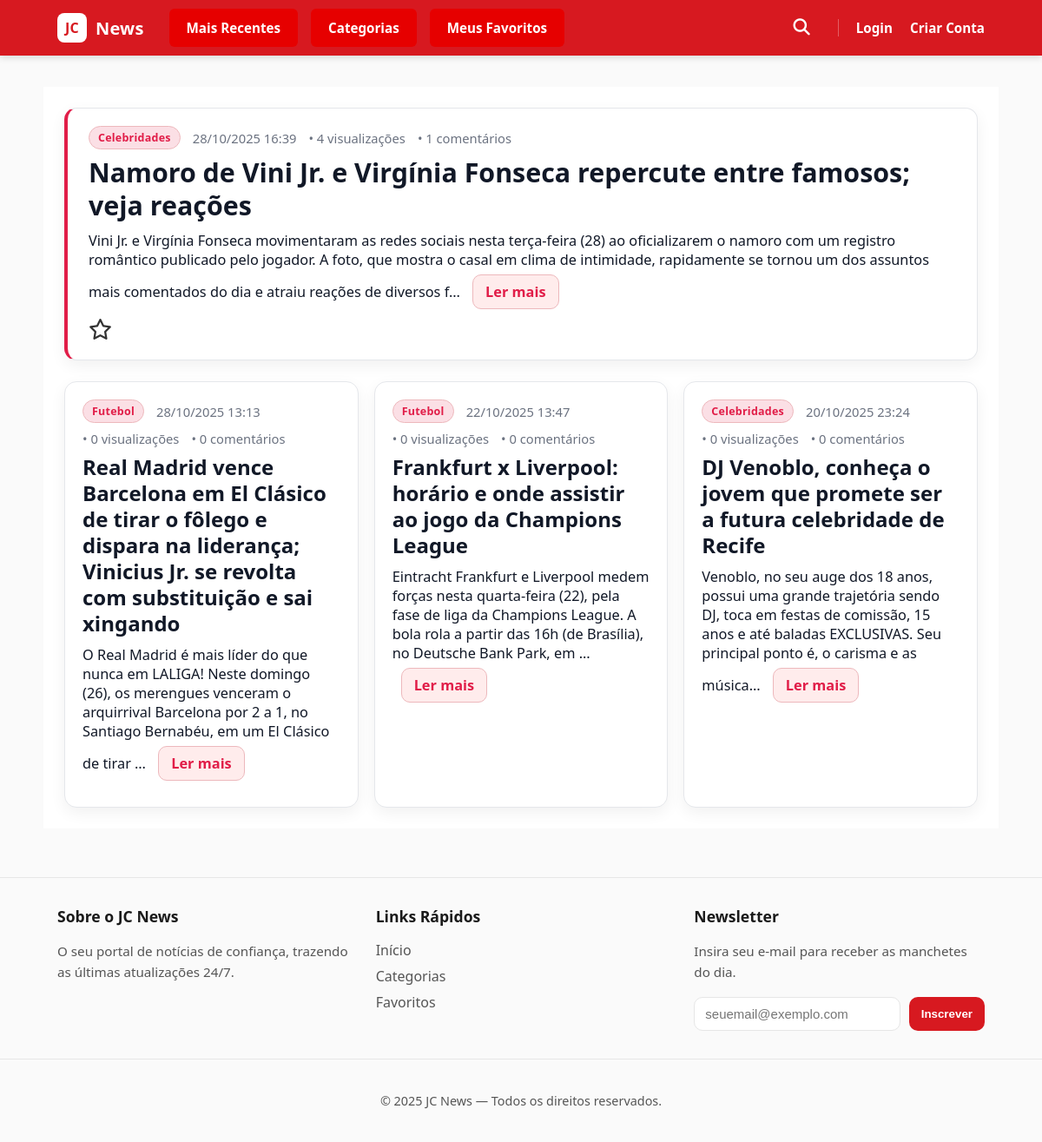
/, run on an earlier commit of the app's database.
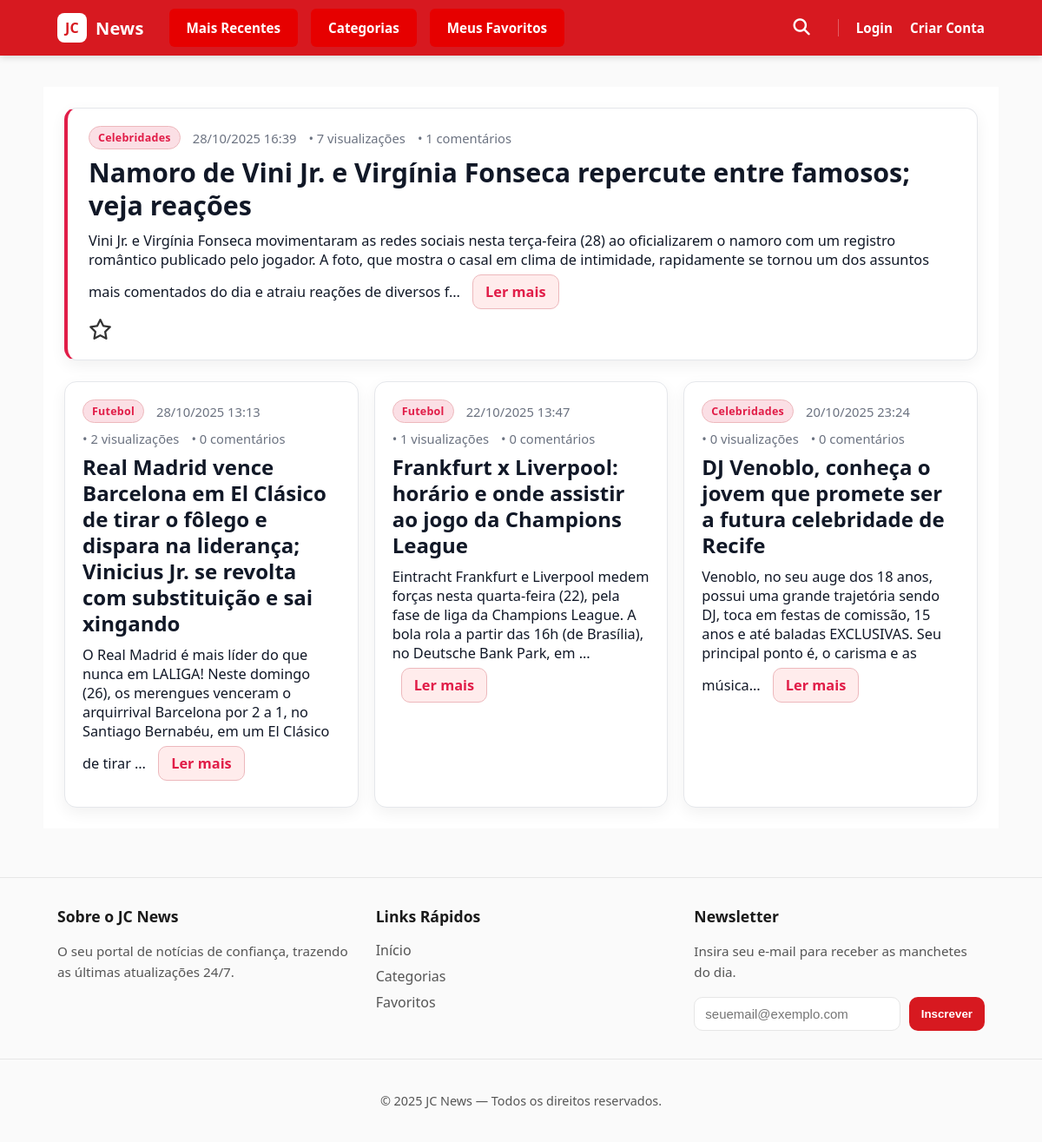
And on a later commit of the database.
### app1/models.py (models this page shows, shortened)
class Noticia(models.Model):
    titulo = models.CharField(max_length=255)
    conteudo = models.TextField()
    data_publicacao = models.DateTimeField(auto_now_add=True)
    categoria = models.ForeignKey(
        Categoria, on_delete=models.SET_NULL, null=True, blank=True, related_name='noticias'
    )
    visualizacoes = models.PositiveIntegerField(default=0)
    favoritos = models.ManyToManyField(
        User,
        related_name='noticias_favoritas',
        blank=True
    )
    usuarios_que_visitaram = models.ManyToManyField(
        User,
        related_name='noticias_visualizadas',
        blank=True
    )

class Categoria(models.Model):
    nome = models.CharField(max_length=100, unique=True)

### app1/views.py (the view)
# urls.py: path("", HomeView.as_view(), name="home"),
class HomeView(View):
    def get(self, request):
        noticias = Noticia.objects.order_by('-data_publicacao')
        favoritos_ids = []
        if request.user.is_authenticated:
            favoritos_ids = request.user.noticias_favoritas.values_list('id', flat=True)
        context = {
            "form": SubscriptionForm(),
            "noticias": noticias,
            "favoritos_ids": favoritos_ids,
        }
        return render(request, "app1/home.html", context)

### app1/forms.py
class SubscriptionForm(forms.ModelForm):
    class Meta:
        model = NewsletterSubscription
        fields = ["email"]
        widgets = {
            "email": forms.EmailInput(
                attrs={
                    "placeholder": "seuemail@exemplo.com",
                    "required": True,
                    "class": "form-control",
                }
            )
        }

### app1/templates/app1/home.html (shortened to what this page needs)
{% extends 'app1/base.html' %}
{% load static %}
{% block content %}
<link rel="stylesheet" href="{% static 'app1/css/news.css' %}">
<section class="container">
  {% if query %}
    <h1>Resultados para “{{ query }}”</h1>
    {% if results and results|length %}
      <ul>
        {% for r in results %}
          <li>{{ r }}</li>
        {% endfor %}
      </ul>
    {% else %}
      <p>Nenhum resultado encontrado.</p>
    {% endif %}
  {% else %}
    {% if noticias %}
      {% with noticia_principal=noticias.0 %}
        <article class="noticia noticia--principal" id="noticia-{{ noticia_principal.id }}">
          <header class="noticia__cabecalho">
            {% if noticia_principal.categoria %}
              <span class="noticia__categoria">{{ noticia_principal.categoria.nome }}</span>
            {% endif %}
            <time datetime="{{ noticia_principal.data_publicacao|date:'c' }}">
              {{ noticia_principal.data_publicacao|date:"d/m/Y H:i" }}
            </time>
            <span>• {{ noticia_principal.visualizacoes }} visualizações</span>
            <span>• {{ noticia_principal.comentarios.count }} comentários</span>
          </header>
          <h2 class="noticia__titulo">{{ noticia_principal.titulo }}</h2>
          <div class="noticia__conteudo">
            {{ noticia_principal.conteudo|truncatechars:300 }}
            <a class="ler__mais" href="{% url 'app1:detalhe_noticia' noticia_principal.pk %}">Ler mais</a>
          </div>
          <div class="noticia__acoes">
              <form action="{% url 'app1:favoritar_noticia_view' noticia_principal.pk %}" method="POST" style="display:inline;">
                <button type="submit" class="btn-favorito {% if noticia_principal.id in favoritos_ids %}favoritado{% endif %}" aria-label="Favoritar">
                  {% if noticia_principal.id in favoritos_ids %}
                    <i class="fa-solid fa-star"></i>
                  {% else %}
                    <i class="fa-regular fa-star"></i>
                  {% endif %}
                </button>
              </form>
          </div>
        </article>
      {% endwith %}
      <section class="grid-noticias" aria-label="Mais notícias">
        {% for noticia in noticias|slice:"1:" %}
          <article class="noticia" id="noticia-{{ noticia.id }}">
            <header class="noticia__cabecalho">
              {% if noticia.categoria %}
                <span class="noticia__categoria">{{ noticia.categoria.nome }}</span>
              {% endif %}
              <time datetime="{{ noticia.data_publicacao|date:'c' }}">
                {{ noticia.data_publicacao|date:"d/m/Y H:i" }}
              </time>
              <span>• {{ noticia.visualizacoes }} visualizações</span>
              <span>• {{ noticia.comentarios.count }} comentários</span>
            </header>
            <h3 class="noticia__titulo">{{ noticia.titulo }}</h3>
            <div class="noticia__conteudo">
              {{ noticia.conteudo|truncatechars:180 }}
              <a class="ler__mais" href="{% url 'app1:detalhe_noticia' noticia.pk %}">Ler mais</a>
            </div>
          </article>
        {% endfor %}
      </section>
    {% else %}
      <h1>Bem-vindo ao site do Jc desenvolvido pelo grupo 13</h1>
      <p>Assim que os models de notícia estiverem prontos, listaremos aqui.</p>
    {% endif %}
  {% endif %}
</section>
{% endblock %}

### app1/templates/app1/base.html (shortened to what this page needs)
{% load static %}
<!DOCTYPE html>
<html lang="pt-br">
<head>
  <link rel="stylesheet" href="{% static 'app1/css/style.css' %}">
  <link rel="stylesheet" href="https://cdnjs.cloudflare.com/ajax/libs/font-awesome/6.5.1/css/all.min.css">
  <link rel="stylesheet" href="https://cdn.jsdelivr.net/npm/bootstrap-icons@1.11.3/font/bootstrap-icons.min.css">
</head>
<body>
  <header class="site-header">
    <div class="header-container header-content container">
      <a href="{% url 'app1:home' %}" class="brand" aria-label="Página Inicial">
        <span class="logo-mark">JC</span>
        <span class="logo-text">News</span>
      </a>
      <nav class="main-nav">
        <a class="nav-btn" href="{% url 'app1:home' %}">Mais Recentes</a>
        <a class="nav-btn" href="{% url 'app1:categorias' %}">Categorias</a>
        <a class="nav-btn" href="{% url 'app1:meus_favoritos' %}">Meus Favoritos</a>
      </nav>
      <div class="header-actions">
        <div class="search-wrapper">
          <button id="search-toggle" class="search-icon-btn" aria-label="Abrir busca">
            <i class="fa fa-search"></i>
          </button>
        </div>
        <div class="user-auth-links">
          {% if user.is_authenticated %}
            <span class="welcome-message">Olá, {{ user.username }}!</span>
            <form action="{% url 'logout' %}" method="post" class="logout-form" title="Sair">
              {% csrf_token %}
              <button type="submit" class="auth-link logout-link" aria-label="Sair">
                <i class="fa-solid fa-right-from-bracket"></i>
              </button>
            </form>
          {% else %}
            <a href="{% url 'login' %}" class="auth-link">Login</a>
            <a href="{% url 'register' %}" class="auth-link register-link">Criar Conta</a>
          {% endif %}
        </div>
      </div>
    </div>
  </header>
  <main class="container page-content">
    {% block content %}{% endblock %}
  </main>
  <footer class="site-footer">
    <div class="footer-container container">
      <div class="footer-col">
        <h4>Sobre o JC News</h4>
        <p>O seu portal de notícias de confiança, trazendo as últimas atualizações 24/7.</p>
      </div>
      <div class="footer-col">
        <h4>Links Rápidos</h4>
        <ul class="footer-links">
          <li><a href="{% url 'app1:home' %}">Início</a></li>
          <li><a href="{% url 'app1:categorias' %}">Categorias</a></li>
          <li><a href="{% url 'app1:meus_favoritos' %}">Favoritos</a></li>
        </ul>
      </div>
      <div class="footer-col">
        <h4>Newsletter</h4>
        <p>Insira seu e-mail para receber as manchetes do dia.</p>
        {% if form %}
          <form action="{% url 'app1:subscribe' %}" method="post" class="footer-subscribe-form">
            {{ form.email }}
            <button type="submit" class="btn-primary">Inscrever</button>
          </form>
        {% endif %}
      </div>
    </div>
    <div class="footer-bottom">
      <p>&copy; {% now "Y" %} JC News — Todos os direitos reservados.</p>
    </div>
  </footer>
</body>
</html>

### app1/static/app1/css/style.css (style rules this page uses)
:root { --red:#d71920; --red-dark:#b1151b; --bg:#ffffff; --ink:#1a1a1a; --ink-weak:#555; --border:#e6e6e6; --bg-soft: #fafafa; }
* { box-sizing:border-box }
html,body { margin:0;padding:0;background:var(--bg-soft);color:var(--ink);font-family:system-ui,-apple-system,Segoe UI,Roboto,Ubuntu,Cantarell,"Helvetica Neue",Arial,sans-serif; min-height: 100vh; display: flex; flex-direction: column; }
.container { max-width:1100px;margin:0 auto;padding:0 16px }
a { text-decoration: none; }
.site-header { background:var(--red);color:#fff;position:sticky;top:0;z-index:100; box-shadow: 0 2px 8px rgba(0,0,0,.15); }
.header-content { display:flex;align-items:center;justify-content:space-between;height:64px; gap: 1.5rem; }
.brand { display:flex;align-items:center;gap:10px;text-decoration:none;color:#fff;font-weight:700;letter-spacing:.2px }
.logo-mark { display:inline-grid;place-items:center;width:34px;height:34px;border-radius:8px;background:#fff;color:var(--red);font-weight:900 }
.logo-text { font-size:20px }
.main-nav { display: flex; gap: 5px; }
.nav-btn { display: inline-block; padding: 10px 18px; margin: 0 5px; background-color: #e60000; color: #fff; font-weight: 600; font-size: 0.95rem; text-decoration: none; border-radius: 6px; transition: all 0.25s ease-in-out; border: 2px solid transparent; }
.header-actions { display: flex; align-items: center; gap: 1.5rem; margin-left: auto; }
.user-auth-links { display: flex; align-items: center; gap: 1.25rem; padding-left: 1.25rem; border-left: 1px solid rgba(255,255,255,.3); font-size: 0.95rem; font-weight: 500; }
.user-auth-links .auth-link { color: #fff; text-decoration: none; font-weight: 600; white-space: nowrap; }
.page-content { padding:24px 0; flex-grow: 1; }
.btn-primary { padding:10px 14px;border:none;border-radius:10px;background:var(--red);color:#fff;font-weight:600;cursor:pointer }
.site-footer { border-top:1px solid var(--border); padding: 32px 0 0 0; background:var(--bg-soft); color:var(--ink-weak); margin-top: 32px; }
.footer-container { display: grid; grid-template-columns: repeat(auto-fit, minmax(250px, 1fr)); gap: 2rem; }
.footer-col h4 { font-size: 1.1rem; font-weight: 700; color: var(--ink); margin-top: 0; margin-bottom: 1rem; }
.footer-col p { font-size: 0.95rem; margin-bottom: 1rem; line-height: 1.6; }
.footer-links { list-style: none; padding: 0; margin: 0; }
.footer-links li { margin-bottom: 0.5rem; }
.footer-links a { color: var(--ink-weak); text-decoration: none; }
.footer-subscribe-form { display: grid; grid-template-columns: 1fr auto; gap: 10px; margin-top: 1rem; }
.footer-subscribe-form input[type="email"] { padding: 10px 12px; border: 1px solid var(--border); border-radius: 10px; font-size: 15px; width: 100%; background: var(--bg); color: var(--ink); }
.footer-bottom { border-top: 1px solid var(--border); margin-top: 2rem; padding: 1.5rem 1.5rem; text-align: center; font-size: 0.9rem; color: var(--ink-weak); }
.search-wrapper { position: relative; display: flex; align-items: center; }
.search-icon-btn { background: none; border: none; color: #fff; cursor: pointer; font-size: 1.2rem; padding: 8px; transition: transform 0.2s ease; }

What changed in the data, as far as the page shows it:
changed Noticia "Namoro de Vini Jr. e Virgínia Fonseca repercute entre famosos; veja reações": visualizacoes "4" → "7"
changed Noticia (number 2 of 4 on the later page): visualizacoes "0" → "2"
changed Noticia "Frankfurt x Liverpool: horário e onde assistir ao jogo da Champions League": visualizacoes "0" → "1"
